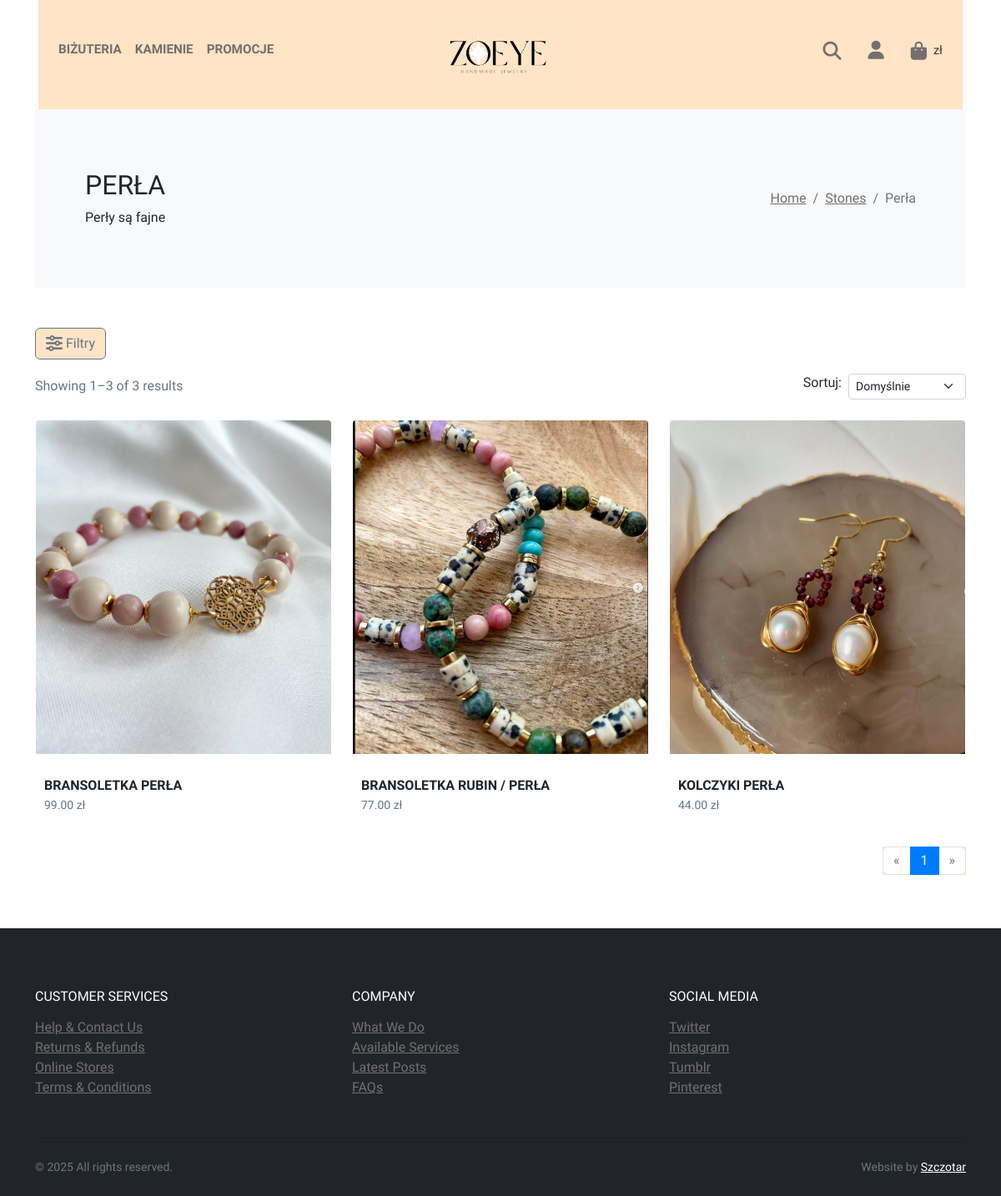
The page /stones/Perła/ on the database its author committed.
### store/models.py (models this page shows, shortened)
class Material(models.Model):
    name = models.CharField(max_length=100, unique=True)
    description = models.TextField(blank=True, null=True)

class ProductImage(models.Model):
    product = models.ForeignKey(
        Product,
        on_delete=models.CASCADE,
        related_name='images'
    )
    image = models.ImageField(upload_to='product_images/')
    alt_text = models.CharField(max_length=255, blank=True)
    order = models.PositiveIntegerField(default=0)
    class Meta:
        ordering = ['order']

class Product(models.Model):
    GENDER_CHOICES = [
        ('unisex', 'Unisex'),
        ('women', 'Kobiety'),
        ('men', 'Mężczyźni'),
    ]
    name = models.CharField(max_length=100)
    price = models.DecimalField(default=0, decimal_places=2, max_digits=6) # Cena bazowa
    category = models.ForeignKey(Category, on_delete=models.CASCADE, default=1)
    description = models.CharField(max_length=2500, default='', blank=True, null = True)
    is_sale = models.BooleanField(default=False)
    sale_price = models.DecimalField(default=0, decimal_places=2, max_digits=6)
    stock = models.PositiveIntegerField(default=0)
    gender = models.CharField(max_length=10, choices=GENDER_CHOICES, default='unisex') # Filtr płci
    materials = models.ManyToManyField(Material, blank=True) # Filtr materiałów/kamieni

### store/views.py (the view)
# urls.py: path('stones/<str:material_name>/', views.stones_detail, name='stones_detail'),
def stones_detail(request, material_name):
    material = get_object_or_404(Material, name=material_name)
    all_materials = Material.objects.all().order_by('name')
    all_products_with_material = Product.objects.filter(materials=material)
    print(f"DEBUG: Initial count for material '{material.name}': {all_products_with_material.count()}") # Debug
    price_aggregation = all_products_with_material.aggregate(
        min_price=Min('price'), # Zmieniono na 'price'
        max_price=Max('price')  # Zmieniono na 'price'
    )
    overall_min_price = price_aggregation['min_price'] if price_aggregation['min_price'] is not None else 0
    overall_max_price = price_aggregation['max_price'] if price_aggregation['max_price'] is not None else 1000
    print(f"DEBUG: Overall Price Range calculated: {overall_min_price} - {overall_max_price}") # Debug
    product_list = all_products_with_material.annotate(
        effective_price=Case(
            When(is_sale=True, then='sale_price'),
            default='price',
            output_field=DecimalField()
        )
    )
    print(f"DEBUG: Count after annotation: {product_list.count()}") # Debug
    selected_gender = request.GET.get('gender')
    selected_min_price_str = request.GET.get('min_price')
    selected_max_price_str = request.GET.get('max_price')
    selected_sale_only = request.GET.get('sale_only') == 'true'
    selected_available_only = request.GET.get('available_only') == 'true'
    try:
        selected_min_price = float(selected_min_price_str) if selected_min_price_str else overall_min_price
    except ValueError:
        selected_min_price = overall_min_price
    try:
        selected_max_price = float(selected_max_price_str) if selected_max_price_str else overall_max_price
    except ValueError:
        selected_max_price = overall_max_price
    print(f"DEBUG: Selected filters: gender={selected_gender}, min_price={selected_min_price}, max_price={selected_max_price}, sale_only={selected_sale_only}, available_only={selected_available_only}") # Debug
    try:
        if selected_gender and selected_gender != 'all':
            product_list = product_list.filter(gender=selected_gender)
            print(f"DEBUG: Count after Gender filter ('{selected_gender}'): {product_list.count()}") # Debug
        if selected_sale_only:
             product_list = product_list.filter(is_sale=True)
             print(f"DEBUG: Count after Sale Only filter: {product_list.count()}") # Debug
        if selected_available_only:
             product_list = product_list.filter(
                Q(variations__isnull=True, stock__gt=0) |
                Q(variations__isnull=False, variations__stock__gt=0)
             ).distinct()
             print(f"DEBUG: Count after Available Only filter: {product_list.count()}") # Debug
        print(f"DEBUG: Applying Price Range filter: {selected_min_price} - {selected_max_price}") # Debug
        product_list = product_list.filter(
            effective_price__gte=selected_min_price,
            effective_price__lte=selected_max_price
        )
        print(f"DEBUG: Count after Price Range filter: {product_list.count()}") # Debug
    except Exception as e:
        print(f"DEBUG: Error during filtering: {e}")
        product_list = Product.objects.none()
    print(f"DEBUG: Final count before pagination: {product_list.count()}") # Debug
    sort_by = request.GET.get('sorting', 'default')
    print(f"DEBUG: Sorting requested: {sort_by}")
    try:
        if sort_by == 'low-high':
            product_list = product_list.order_by('effective_price', 'pk')
            print("DEBUG: Sorted by effective_price low-high.")
        elif sort_by == 'high-low':
            product_list = product_list.order_by('-effective_price', 'pk')
            print("DEBUG: Sorted by effective_price high-low.")
        elif sort_by == 'popularity':
             product_list = product_list.order_by('name', 'pk')
             print("DEBUG: Popularity sort selected, falling back to default (name, pk).")
        else: # 'default'
             product_list = product_list.order_by('name', 'pk')
             print("DEBUG: Sorted by default (name, pk).")
    except Exception as e:
        print(f"DEBUG: Error during sorting, applying default sort (name, pk). Error: {e}")
        product_list = product_list.order_by('name', 'pk')
    products_per_page = 9
    paginator = Paginator(product_list, products_per_page)
    page_number = request.GET.get('page')
    try:
        products_page = paginator.get_page(page_number)
        print(f"DEBUG: Total items for pagination: {paginator.count}")
        print(f"DEBUG: Total pages: {paginator.num_pages}")
        print(f"DEBUG: Products on current page ({products_page.number}): {len(products_page.object_list) if hasattr(products_page, 'object_list') else 'N/A'}")
    except PageNotInteger:
        products_page = paginator.get_page(1)
        print("DEBUG: Invalid page number, getting page 1.")
    except EmptyPage:
        products_page = paginator.get_page(paginator.num_pages)
        print("DEBUG: Empty page requested, getting last page.")
    except Exception as e:
         print(f"DEBUG: Unexpected error during pagination: {e}")
         from django.core.paginator import Page
         products_page = Page([], 1, paginator)
         print("DEBUG: Unexpected pagination error, providing empty page.")
    context = {
        'material': material,
        'products_page': products_page,
        'current_sorting': sort_by,
        'request': request,
        'all_materials': all_materials,
        'selected_gender': selected_gender,
        'selected_min_price': selected_min_price_str,
        'selected_max_price': selected_max_price_str,
        'selected_materials': [], # Na tej stronie nie filtrujemy po wielu materiałach z sidebar
        'selected_sale_only': selected_sale_only,
        'selected_available_only': selected_available_only,
        'overall_min_price': float(overall_min_price),
        'overall_max_price': float(overall_max_price),
    }
    print(f"DEBUG: Context keys: {context.keys()}")
    print(f"--- End stones_detail view ---")
    return render(request, 'stones.html', context)

### cart/cart.py (called while the page is built)
    def __len__(self):
        return sum(self.cart.values())

### cart/context_processors.py (called while the page is built)
def cart(request):
	return {'cart': Cart(request)}

### store/context_processors.py (called while the page is built)
def site_data(request):
    return {
        'all_materials': Material.objects.all().order_by('name'),
        'all_categories': Category.objects.all().order_by('name'), # Możesz też dodać wszystkie kategorie
    }

### store/templates/stones.html (shortened to what this page needs)
{% extends 'base.html' %}
{% load static %}
{% load custom_filters %}
{% block content %}
<div class="container">
  <section class="py-5 bg-light">
    <div class="container">
      <div class="row px-4 px-lg-5 py-lg-4 align-items-center">
        <div class="col-lg-6">
          <h1 class="h2 text-uppercase mb-0">{{material.name}}</h1>
          {% if material.description %}
             <p class="mb-0 mt-2">{{ material.description|linebreaksbr }}</p>
          {% endif %}
        </div>
        <div class="col-lg-6 text-lg-right">
          <nav aria-label="breadcrumb">
            <ol class="breadcrumb justify-content-lg-end mb-0 px-0">
              <li class="breadcrumb-item"><a href="{% url 'home' %}">Home</a></li>
              <li class="breadcrumb-item"><a href="#">Stones</a></li>
              <li class="breadcrumb-item active" aria-current="page">{{material.name}}</li>
            </ol>
          </nav>
        </div>
      </div>
    </div>
  </section>
  <section class="py-5">
    <div class="container p-0">
      <button class="btn btn-secondary mb-3"  type="button" data-bs-toggle="offcanvas" data-bs-target="#sidebarOffcanvas" aria-controls="sidebarOffcanvas">
          <i class="fa fa-sliders fa-lg" ></i>   Filtry
      </button>
      <div class="row">
        <div class="col-12 order-1 mb-5 mb-lg-0">
          <div class="row mb-4 align-items-center">
            <div class="col-lg-6 mb-2 mb-lg-0">
              <p class="text-small text-muted mb-0">Showing {{ products_page.start_index }}–{{ products_page.end_index }} of {{ products_page.paginator.count }} results</p>
            </div>
            <div class="col-lg-6">
              <ul class="list-inline d-flex align-items-center justify-content-lg-end mb-0">
                <li class="list-inline-item d-flex align-items-center">
                  <form method="get" action="{% url 'stones_detail' material.name %}" id="sortingForm" class="d-flex align-items-center">
                    <label for="sortingSelect" class="me-2">Sortuj:</label>
                    <select class="form-select form-select-sm" style="width: auto;" name="sorting" id="sortingSelect" onchange="this.form.submit();">
                      <option value="default" {% if current_sorting == 'default' %}selected{% endif %}>Domyślnie</option>
                    </select>
                  </form>
                </li>
              </ul>
            </div>
          </div>
          <div class="row">
            {% if products_page %}
              {% for product in products_page %}
                <div class="col-lg-4 col-sm-6 mb-4">
                  <div class="product text-center">
                    <div class="mb-3 position-relative">
                      <a class="d-block" href="{% url 'product' product.id  %}">
                        {% if product.images.all %}
                          <div id="productCardCarousel{{ product.id }}" class="carousel slide card-product-carousel" data-bs-ride="false" data-bs-interval="false">
                            <div class="carousel-inner">
                              {% for image_obj in product.images.all %}
                                <div class="carousel-item {% if forloop.first %}active{% endif %}">
                                  <img src="{{ image_obj.image.url }}" class="d-block w-100 carousel-img" alt="{{ image_obj.alt_text|default:product.name }}">
                                </div>
                              {% endfor %}
                            </div>
                          </div>
                        {% else %}
                          <img src="{% static 'img/kolczyki.png' %}" class="img-fluid w-100 card-fallback-img" alt="Brak zdjęcia dla produktu">
                        {% endif %}
                      </a>
                    </div>
                    <div class="product-info">
                       <a href="{% url 'product' product.id %}" style="text-decoration: none; color: inherit;">
                            <h6 class="product-name">{{ product.name }}</h6>
                        </a>
                       {% if product.is_sale %}
                           <p class="small text-muted product-sale-price"> {{ product.sale_price }} zł</p>
                           <br>
                            <p class="small text-muted product-sale-price">Cena regularna: {{ product.price }} zł</p>
                           <p class="small text-muted product-sale-price">Najniższa cena z 30 dni: {{ product.price }} zł</p>
                       {% else %}
                           <p class="small text-muted product-price">{{ product.price }} zł</p>
                       {% endif %}
                    </div>
                  </div>
                </div>
              {% endfor %}
            {% else %}
              <div class="col-12">
                  <p>Brak produktów spełniających kryteria.</p>
              </div>
            {% endif %}
          </div>
          <nav aria-label="Page navigation example">
            <ul class="pagination justify-content-center justify-content-lg-end">
              <li class="page-item {% if not products_page.has_previous %}disabled{% endif %}">
                  <a class="page-link" href="{% if products_page.has_previous %}?page={{ products_page.previous_page_number }}&sorting={{ current_sorting }}{% for key, value in request.GET.items %} {% if key != 'page' and key != 'sorting' %}&{{ key }}={{ value }}{% endif %}{% endfor %}{% else %}#{% endif %}" aria-label="Previous">
                      <span aria-hidden="true">«</span>
                  </a>
              </li>
              {% for num in products_page.paginator.page_range %}
                  {% if products_page.number|add:"-2" <= num and num <= products_page.number|add:"2" or num == 1 or num == products_page.paginator.num_pages %}
                       {% if num == products_page.number %}
                          <li class="page-item active" aria-current="page"><a class="page-link" href="#">{{ num }}</a></li>
                       {% else %}
                          <li class="page-item">
                              <a class="page-link" href="?page={{ num }}&sorting={{ current_sorting }}{% for key, value in request.GET.items %} {% if key != 'page' and key != 'sorting' %}&{{ key }}={{ value }}{% endif %}{% endfor %}">{{ num }}</a>
                          </li>
                       {% endif %}
                  {% elif products_page.number|add:"-3" == num or products_page.number|add:"3" == num %}
                     <li class="page-item disabled"><span class="page-link">...</span></li>
                  {% endif %}
              {% endfor %}
              <li class="page-item {% if not products_page.has_next %}disabled{% endif %}">
                   <a class="page-link" href="{% if products_page.has_next %}?page={{ products_page.next_page_number }}&sorting={{ current_sorting }}{% for key, value in request.GET.items %} {% if key != 'page' and key != 'sorting' %}&{{ key }}={{ value }}{% endif %}{% endfor %}{% else %}#{% endif %}" aria-label="Next">
                      <span aria-hidden="true">»</span>
                  </a>
              </li>
            </ul>
          </nav>
        </div>
      </div>
    </div>
  </section>
</div>
{% endblock content %}

### static/css/custom.css (style rules this page uses)
.product-price { font-weight: bold; color: #000000; }
.card-product-carousel .carousel-inner .carousel-item { height: 400px; overflow: hidden; border-top-left-radius: 0.25rem; border-top-right-radius: 0.25rem; }
.card-product-carousel .carousel-inner .carousel-item .carousel-img { width: 100%; height: 100%; object-fit: cover; }
.product-info { margin-top: 0.1rem; text-align: start; }
.product-info .product-name { margin-bottom: 0.25rem; font-size: 1rem; font-weight: bold; }
.product-info .product-price { font-weight: 1; margin-bottom: 0.25rem; }

### rows shown on the page
Material: name "PERŁA", description "Perły są fajne", name "Perła"
Product: name "BRANSOLETKA PERŁA", price "99.00"
ProductImage: image (picture)
Product: name "BRANSOLETKA RUBIN / PERŁA", price "77.00"
ProductImage: image (picture)
Product: name "KOLCZYKI PERŁA", price "44.00"
ProductImage: image (picture)

### other values the page prints
{{ products_page.start_index }} "1"
{{ products_page.end_index }} "3"
{{ products_page.paginator.count }} "3"
{{ num }} "1"
